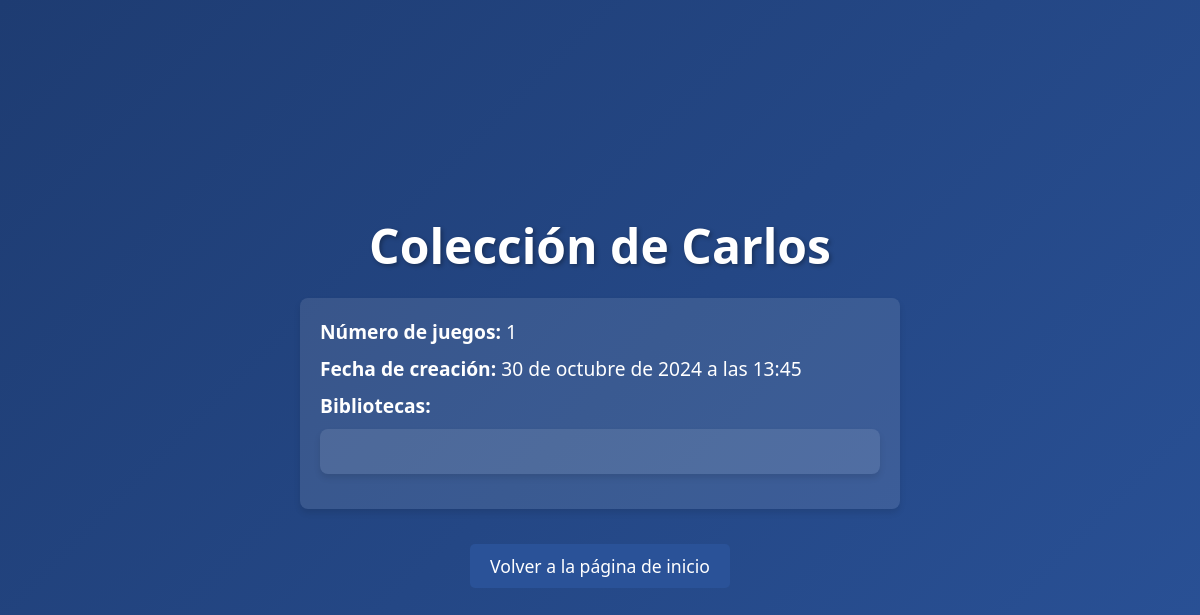
The app's page /coleccion/1/ with its own data.
### Steam2/models.py (models this page shows)
class Coleccion(models.Model):
    nombre = models.CharField(max_length=100)
    numero_juegos = models.IntegerField(default=0)
    fecha_creacion = models.DateTimeField(default=timezone.now)
    bibliotecas = models.ManyToManyField(Biblioteca, through='ColeccionBibliotecaJuego',related_name='biblio')

### Steam2/views.py (the view)
# urls.py: path('coleccion/<int:numero_juegos>/', views.listar_coleccion, name='listar_coleccion'), #Entrada por enteros.
def listar_coleccion(request, numero_juegos):
    coleccion = Coleccion.objects.filter(numero_juegos = numero_juegos)
    return render(request, 'listar_coleccion.html', {'coleccion': coleccion})

### Steam2/templates/listar_coleccion.html (shortened to what this page needs)
<!DOCTYPE html>
<html lang="es">
<head>
</head>
<body>
    {% for coleccion in coleccion %}
    <h1>{{ coleccion.nombre }}</h1>
    <ul>
        <li><strong>Número de juegos:</strong> {{ coleccion.numero_juegos }}</li>
        <li><strong>Fecha de creación:</strong> {{ coleccion.fecha_creacion }}</li>
        <li><strong>Bibliotecas:</strong>
            <ul>
            </ul>
        </li>
    </ul>
    {% endfor %}
    <a href="{% url 'index_html' %}">Volver a la página de inicio</a>
</body>
</html>

### Steam2/templates/listar_coleccion.html (style rules this page uses)
* { margin: 0; padding: 0; box-sizing: border-box; }
body { font-family: 'Segoe UI', Tahoma, Geneva, Verdana, sans-serif; background: linear-gradient(135deg, #1e3c72, #2a5298); color: #ffffff; min-height: 100vh; display: flex; flex-direction: column; align-items: center; justify-content: center; padding: 20px; }
h1 { font-size: 3em; margin-bottom: 20px; text-shadow: 2px 2px 4px rgba(0,0,0,0.3); text-align: center; }
ul { list-style-type: none; width: 100%; max-width: 600px; background: rgba(255, 255, 255, 0.1); padding: 20px; border-radius: 8px; box-shadow: 0 4px 6px rgba(0,0,0,0.1); margin-bottom: 15px; }
ul > li { margin-bottom: 10px; font-size: 1.2em; }
ul ul { margin-top: 10px; padding-left: 20px; }
a { color: #ffffff; text-decoration: none; font-size: 1.1em; margin-top: 20px; display: inline-block; background-color: #2a5298; padding: 10px 20px; border-radius: 5px; transition: background 0.3s; }

### records on screen
Coleccion: nombre "Colección de Carlos", numero_juegos "1", fecha_creacion "30 de octubre de 2024 a las 13:45"
